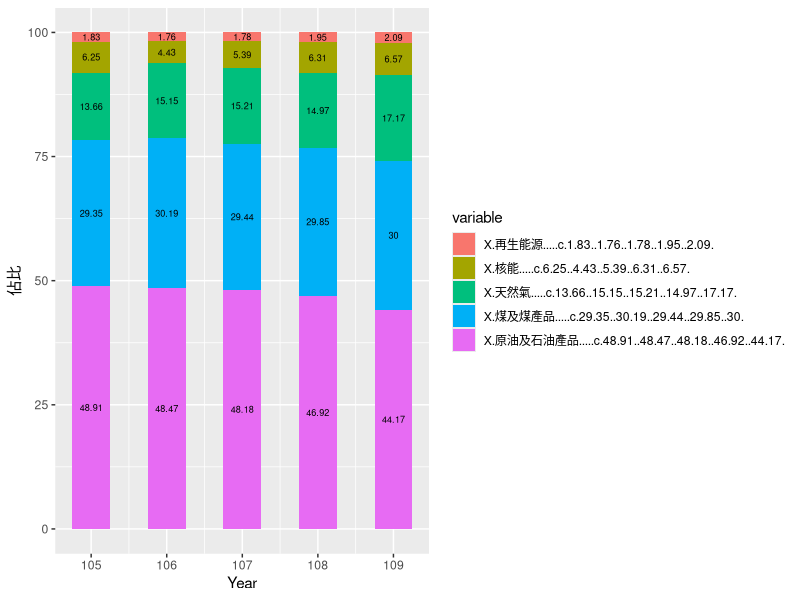
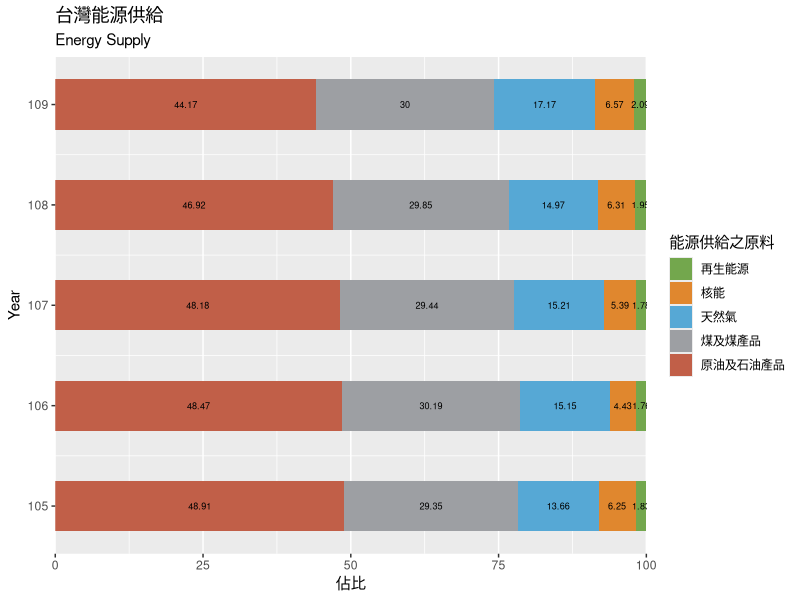

R code for these plots, in order:
library(reshape)
library(ggplot2)
data1 <- data.frame("Year"=c(105,106,107,108,109),
                    "再生能源"<-c(1.83, 1.76, 1.78, 1.95, 2.09),
                    "核能"<-c(6.25, 4.43, 5.39, 6.31, 6.57),
                    "天然氣"<-c(13.66, 15.15, 15.21, 14.97, 17.17),
                    "煤及煤產品"<-c(29.35, 30.19, 29.44, 29.85, 30.00),
                    "原油及石油產品"<-c(48.91, 48.47, 48.18, 46.92, 44.17)
)

mdata <- melt(data1,id.var ="Year")
plot(ggplot(mdata, aes(x = Year, y = value, fill = variable)) +
       geom_bar(stat ="identity",width=0.5)+
       labs( y = "佔比",size=10)+
       geom_text(aes(label=value),size=2.3,color="black",position = position_stack(0.5))
)+
  coord_flip()+
  scale_y_continuous (expand = c(0,0))+
  labs( title = "台灣能源供給",
        subtitle = "Energy Supply")+
  scale_fill_manual(values=c("#73a74d","#e0872e","#56a8d5","#9d9fa3","#c15f48"),
                    name="能源供給之原料",
                    labels=c("再生能源","核能","天然氣","煤及煤產品","原油及石油產品")
  )
